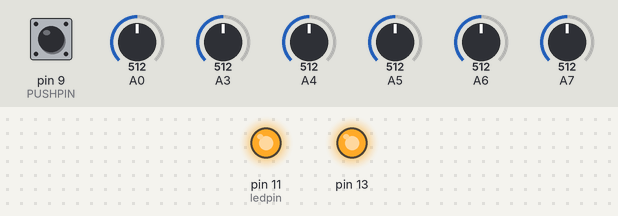
Bench run of a sketch on a simulated Arduino Uno, built with avr-gcc and run on an emulated ATmega328P. On the bench: output pins drawn as LEDs (lit = HIGH). Dashed ring = blinking. The inputs (shaded band) are chosen by the test bench; at power-on: pin 9 (PUSHPIN) LOW, A3 = 512, A0 = 512, A4 = 512, A5 = 512, A6 = 512, A7 = 512. Pins used as bus, display or sensor lines are not drawn; what the sketch prints to the serial monitor is not drawn.

Above: at 1.2 s.
1.3 s: pin 9 (PUSHPIN) pulled HIGH for 0.15 s
At 1.57 s:
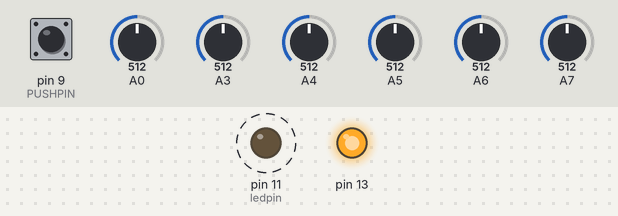
6.0 s: A3 set to 553
7.5 s: A3 set to 572
Timing chart, 0 to 10.0 s (numbered marks = the images above; inputs shaded):
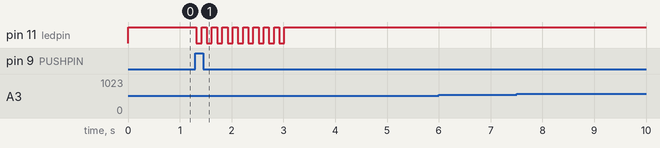

The sketch:

GEAR_proto6.ino
```cpp
/*
@file gameShoeRun.ino
@brief Microcontroller firmware to run the flexiforce sensor system
@author Adam Li, George Levay
*/
#include <ControlComputer.h>
#include <Sensor_Comm.h>


//define 4 force sensor pin outs
//left shoe sensors
#define SENSORLEFT_1 0
#define SENSORLEFT_2 6
#define SENSORLEFT_3 7

//right shoe sensors
#define SENSORRIGHT_1 4 //rightfoot_left
#define SENSORRIGHT_2 5 //rightfoot_right
#define SENSORRIGHT_3 3 //rightfoot_heel

//other hardware parts
#define ledpin 11
#define PUSHPIN 9
#define POWERPIN 10

// command char array for customizing commands
enum { BUFFSZ = 100 };
char commands[BUFFSZ];

// DEFINE CLASSES
Sensor_Comm sensor_comm(SENSORLEFT_1, SENSORLEFT_2, SENSORLEFT_3,
              SENSORRIGHT_1, SENSORRIGHT_2, SENSORRIGHT_3, PUSHPIN);
ControlComputer control_com;

/////////////////////Setting Player Thresholds//////////////////////////
int player = 1;

// Creating thresholds with high and low levels
// RIGHT foot
int threshForward_R_H, threshForward_R_L, threshRight_R_H, threshRight_R_L;
int threshLeft_R_H, threshLeft_R_L, threshHeel_R_H, threshHeel_R_L;

// LEFT foot
int threshForward_L_H, threshForward_L_L, threshRight_L_H, threshRight_L_L;
int threshLeft_L_H, threshLeft_L_L, threshHeel_L_H, threshHeel_L_L;

// Setting threshold levels for players
void player1() {
  // RIGHT FOOT
  threshForward_R_H = 800;
  threshForward_R_L = 200/3; // go forward w

  threshRight_R_H = 500;
  threshRight_R_L = 500/4; // go right d

  threshLeft_R_H = 500;
  threshLeft_R_L = 500/4; // go left a

  threshHeel_R_H = 500;
  threshHeel_R_L = 400/8; //go back s

  // LEFT foot
  threshForward_L_H = 500;
  threshForward_L_L = 130/2;

  threshRight_L_H = 500;
  threshRight_L_L = 220/2;

  threshLeft_L_H = 500;
  threshLeft_L_L = 200/2;

  threshHeel_L_H = 500;
  threshHeel_L_L = 100/2;
}
/////////////////////END OF Setting Player Thresholds//////////////////////////

void setup() {
  Serial.begin(9600);

  pinMode(SENSORRIGHT_1, INPUT);
  pinMode(SENSORRIGHT_2, INPUT);
  pinMode(SENSORRIGHT_3, INPUT);
  pinMode(SENSORLEFT_1, INPUT);
  pinMode(SENSORLEFT_2, INPUT);
  pinMode(SENSORLEFT_3, INPUT);
  pinMode(PUSHPIN, INPUT);
  pinMode(13, OUTPUT);
  pinMode(ledpin, OUTPUT);
  pinMode(POWERPIN, OUTPUT);

  //calibrate sensors
  sensor_comm.calibrateSensors();

  //**** NEED TO INCLUDE SOME INITIALIZATION OF SENSOR VALUES FOR GOING FORWARD/BACKWARDS
  //**** ALSO REPLACE ALL SIGNAL WITH controlCom


  //initialize threshold values
  if (player == 1){
    player1();
  }

  else if(player == 2){
//    player2();
  }

  //turn on LEDs to show that we are running
  digitalWrite(ledpin, HIGH);
  digitalWrite(13, HIGH);
  digitalWrite(POWERPIN, HIGH);
}

void loop() {

  delay(30);

  int test = sensor_comm.read_right1output();
  int test1 = sensor_comm.read_right2output();
  int test2 = sensor_comm.read_right3output();
  Serial.println(test);
  Serial.println(test1);
  Serial.println(test2);
////  test = sensor_comm.read_left1output();
////  test1 = sensor_comm.read_left2output();
////  test2 = sensor_comm.read_left3output();
////  Serial.println(test);
////  Serial.println(test1);
////  Serial.println(test2);
  delay(100);

 //read in sensors right away
  sensor_comm.readSensors();

  // EITHER RECALIBRATE OR SET COMMANDS
  if(sensor_comm.read_buttonPress()) {
//    control_com.pressCommand("w"); // test line (YOU CAN SEE IT PRESSING W WITH BUTTON :))
    sensor_comm.calibrateSensors();        //recalibrate

    //flash led to show we recalibrated
    delay(10);
    for(int i=1; i<10; i++) {
      digitalWrite(ledpin, LOW);
      delay(100);
      digitalWrite(ledpin, HIGH);
      delay(100);
    }

    int begtime = millis();
    int endtime = millis();
    bool customize_sensor_state = false;
    sensor_comm.readSensors();
    while(sensor_comm.read_buttonPress()) {
      sensor_comm.readSensors();

      endtime = millis();
      if(abs(endtime-begtime)/1000.0 > 3.0) {
        Serial.println("customizing sensors 01");
        customize_sensor_state = true;
        break;
      }
    }

    if(customize_sensor_state) {
      Serial.println("customizing sensors 02");
      boolean startPressing = false;
      while(1) {   // infinite loop until we are done customizing the command
        delay(10);
  //      Serial.print("IN INFINITE LOOP");
        if(!startPressing) {
          for(int i=0; i<8; i++) {
            if(Serial.available()) {
              memset(commands,'\0', BUFFSZ);
              control_com.readSerial(commands);

              Serial.println("this is a command:");
              Serial.println(commands);
              control_com.setCommands(i, commands);
              startPressing = true;
            }
          }
        } else { // finished setting commands
          Serial.println("break");
          Serial.println("These are your new commands");
          control_com.printFront();
          control_com.printRight();
          control_com.printLeft();
          control_com.printBack();
          break;
        }
      }
    }
  }

  /////////////////Conditional LOGIC////////////////////////
  //moving
  //forward move; both RF front sensors pressed
  if(sensor_comm.read_right1output() > threshForward_R_L &&
       sensor_comm.read_right2output() > threshForward_R_L) {
//    while(sensor_comm.read_right1output() > threshForward_R_L &&
//         sensor_comm.read_right2output() > threshForward_R_L) {
//      control_com.signalFront();
////      Serial.println("Pressing front");
////      control_com.printFront();
//      sensor_comm.readSensors();
//    }
  }
  //move right; RF right sensor pressed
//  else if (sensor_comm.read_right2output() > threshRight_R_L) {
//    control_com.signalRight();
//    while(sensor_comm.read_right2output() > threshRight_R_L) {
//      sensor_comm.readSensors();
//      control_com.signalRight();
//    }
//  }
//  //move left; RF left sensors pressed
//  else if (sensor_comm.read_right1output() > threshLeft_R_L) {
//    control_com.signalLeft();
//    while(sensor_comm.read_right1output() > threshLeft_R_L) {
//      sensor_comm.readSensors();
//      control_com.signalLeft();
//    }
//  }
  //move back
  else if(sensor_comm.read_right3output() > threshHeel_R_L) {
    control_com.signalBack();
    while(sensor_comm.read_right3output() > threshHeel_R_L) {
      sensor_comm.readSensors();
    }
  }

  //Jump and move combos
  if(sensor_comm.read_left1output() > threshLeft_L_L) {
    control_com.signalJump();
  }

  //jump and fwd
  else if(sensor_comm.read_right1output() > threshForward_R_L &&
     sensor_comm.read_right2output() > threshForward_R_L &&
     sensor_comm.read_left1output() > threshLeft_L_L) {
    control_com.signalFront();
    control_com.signalJump();
    while(sensor_comm.read_right1output() > threshForward_R_L &&
         sensor_comm.read_right2output() > threshForward_R_L &&
         sensor_comm.read_left1output() > threshLeft_L_L) {

      sensor_comm.readSensors();
    }
  }

  //jump and right
  else if(sensor_comm.read_right2output() > threshRight_R_L &&
     sensor_comm.read_left1output() > threshLeft_L_L) {
    control_com.signalRight();
    control_com.signalJump();
    while(sensor_comm.read_right2output() > threshRight_R_L &&
    sensor_comm.read_left1output() > threshLeft_L_L) {

      sensor_comm.readSensors();
    }
  }

  //jump and left
  else if(sensor_comm.read_right1output() > threshLeft_R_L &&
          sensor_comm.read_left1output() > threshLeft_L_L) {
    control_com.signalLeft();
    control_com.signalJump();
    while(sensor_comm.read_right1output() > threshLeft_R_L &&
    sensor_comm.read_left1output() > threshLeft_L_L) {

      sensor_comm.readSensors();
    }
  }

  //jump and back
  else if(sensor_comm.read_right3output() > threshHeel_R_L &&
     sensor_comm.read_left1output() > threshLeft_L_L) {
    control_com.signalBack();
    control_com.signalJump();
    while(sensor_comm.read_right3output() > threshHeel_R_L &&
         sensor_comm.read_left1output() > threshLeft_L_L) {

      sensor_comm.readSensors();
    }
  }

  // crouching
  if(sensor_comm.read_left3output() > threshHeel_L_L) {
    control_com.signalCrouch();
  }

  //crouch and fwd
  else if(sensor_comm.read_right1output() > threshForward_R_L &&
          sensor_comm.read_right2output() > threshForward_R_L &&
          sensor_comm.read_left3output() > threshHeel_L_L) {
    control_com.signalCrouch();
    control_com.signalFront();
    while(sensor_comm.read_right1output() > threshForward_R_L &&
         sensor_comm.read_right2output() > threshForward_R_L &&
         sensor_comm.read_left3output() > threshHeel_L_L) {

      sensor_comm.readSensors();
    }
  }

  //crouch and right
  else if(sensor_comm.read_right2output() > threshRight_R_L &&
          sensor_comm.read_left3output() > threshHeel_L_L) {
    control_com.signalRight();
    control_com.signalCrouch();
    while(sensor_comm.read_right2output() > threshRight_R_L &&
         sensor_comm.read_left3output() > threshHeel_L_L) {

      sensor_comm.readSensors();
    }
  }

  //crouch and left
  else if(sensor_comm.read_right1output() > threshLeft_R_L &&
          sensor_comm.read_left3output() > threshHeel_L_L) {
    control_com.signalLeft();
    control_com.signalCrouch();
    while(sensor_comm.read_right1output() > threshLeft_R_L &&
         sensor_comm.read_left3output() > threshHeel_L_L) {
      sensor_comm.readSensors();
    }
  }

  //crouch and back
  else if(sensor_comm.read_right3output() > threshHeel_R_L &&
          sensor_comm.read_left3output() > threshHeel_L_L) {
    control_com.signalBack();
    control_com.signalCrouch();
    while(sensor_comm.read_right3output() > threshHeel_R_L &&
         sensor_comm.read_left3output() > threshHeel_L_L) {
            sensor_comm.readSensors();
    }
  }

  //reload
  else if(sensor_comm.read_left2output() > threshRight_L_L) {
    control_com.signalReload();
    delay(100);
  }

  else if(isForward()) {
    control_com.signalFront();
    delay(10);
  }
    //move right; RF right sensor pressed
  else if (isRight()) {
    control_com.signalRight();
    delay(10);
  }
  //move left; RF left sensors pressed
  else if (sensor_comm.read_right1output() > threshLeft_R_L) {
    control_com.signalLeft();
    delay(10);
  }


  ///////Mouse buttons
//  else if(sensor_comm.read_left1output() > threshForward_L_L && sensor_comm.read_left2output() > threshForward_L_L) {
//    Mouse.release(MOUSE_RIGHT);
//
//    while(sensor_comm.read_left1output() > threshForward_L_L && sensor_comm.read_left2output() > threshForward_L_L) {
//      sensor_comm.readSensors();
//      control_com.signalAim();
//      delay(100);
//      if (sensor_comm.read_left1output() < threshForward_L_L || sensor_comm.read_left2output() < threshForward_L_L
//     //||
//       //   sensor_comm.read_left1output() < threshForward_L_L && sensor_comm.read_left2output() < threshForward_L_L
//       ) {
//        Mouse.release(MOUSE_RIGHT);
//      }
//    }
//    delay(100);
//  }
}

bool isForward() {
  if (sensor_comm.read_right1output() > threshForward_R_L &&
       sensor_comm.read_right2output() > threshForward_R_L) {
       return true;
   }
   else {
    return false;
   }
}

bool isRight() {
  if (sensor_comm.read_right2output() > threshRight_R_L) {
    return true;
  }
   else {
    return false;
   }
}
```

Measured:
- after the input at 1.3 s, pin 11 (ledpin): alternates HIGH for 0.10 s and LOW for 0.10 s, 18 changes in all, then stays HIGH, starting at once
- after the input at 6.0 s, every drawn part: stays the same
- after the input at 7.5 s, every drawn part: stays the same
